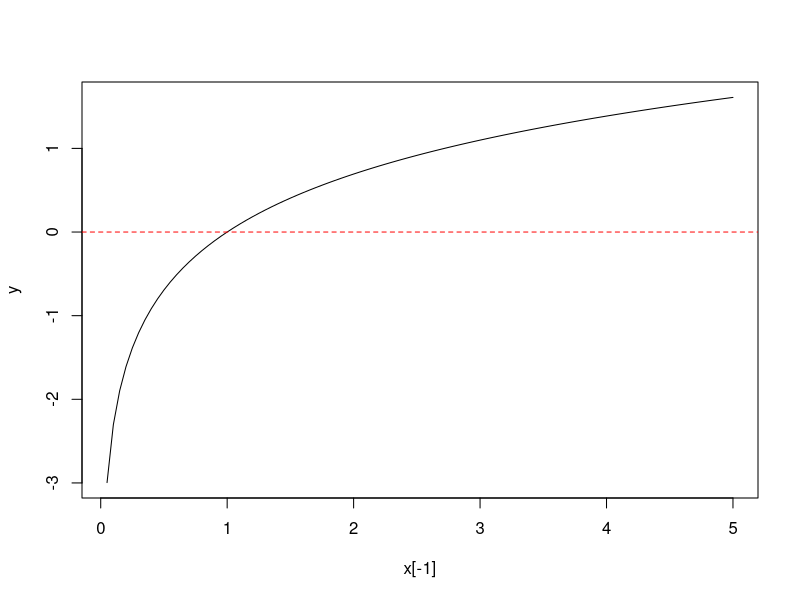

Generate this figure with R:
## ---- chunk 1
#| echo: true
# Vector de pesos observados
pesos_cachama <- c(450.2, 465.1, 440.8, 480.5, 455.0, 470.3)
## ---- chunk 2
#| echo: true
# Extraer el peso del tercer pez evaluado
pesos_cachama[3] 
## ---- chunk 3
#| echo: true
# Extraer los primeros tres pesos (usando el operador de secuencia :)
pesos_cachama[1:3]
## ---- chunk 4
#| echo: true
# Extraer el primer y el quinto peso específicamente
pesos_cachama[c(1, 5)]
## ---- chunk 5
#| echo: true
# Mostrar todos los pesos excepto el segundo
pesos_cachama[-2]

# Excluir los últimos dos pesos usando un vector de negativos
pesos_cachama[-c(5, 6)]
## ---- chunk 6
#| echo: true
# Definimos el rendimiento en un examen para 4 estudiantes
notas <- c(Juan = 4.2, Ana = 4.8, Luis = 3.5, Maria = 4.0)

# Extraer la nota de Ana usando su nombre (entre comillas)
notas["Ana"]

# Extraer notas de varios estudiantes
notas[c("Juan", "Maria")]
## ---- chunk 7
#| echo: true
# Supongamos que hubo un error de transcripción en la primera nota
notas["Juan"] <- 4.5
notas

# Podemos modificar varios a la vez
# Sumar 0.2 a los estudiantes en las posiciones 3 y 4
notas[3:4] <- notas[3:4] + 0.2
notas
## ---- chunk 8
#| echo: true
# Registros diarios de PM10 (microgramos por metro cúbico)
pm10_diario <- c(45.2, 50.1, 48.3, -999.0, 52.4, 49.8, 51.0)

# 1. Identificamos el valor de la anomalía (posición 4)
# 2. Usamos el índice para reemplazar el error con NA (dato faltante)
pm10_diario[4] <- NA
## ---- chunk 9
#| echo: true

# El vector ahora está limpio para cálculos estadísticos
print(pm10_diario)

# Calculamos la media ignorando el NA
mean(pm10_diario, na.rm = TRUE)
## ---- chunk 10
x=c(3,5,1,7,4)
x[c(TRUE,FALSE,TRUE,FALSE,FALSE)]
## ---- chunk 11
sexo=c("M","M","F","M","M","F","F","F","M") 
edad=c(18,15,16,18,17,15,20,19,15) 
## ---- chunk 12
sum(sexo=="M")
sum(sexo=="F")
## ---- chunk 13
mean(edad[sexo=="M"])  
mean(edad[sexo=="F"]) 
mean(edad[sexo!="M"]) 
## ---- chunk 14
sum( (x-mean(x))^2 )/(length(x)-1) 
var(x)
## ---- chunk 15
sum(abs(x-median(x)))/length(x) 
## ---- chunk 16
cos(c(0, pi / 4, pi / 2, pi)) 
## ---- chunk 17
c(3, 4 - 1, 1 + 1 + 1) == 3 
l=c(3, 4 - 1, 1 + 1 + 1) == 3 
class(l)
## ---- chunk 18
1:3 != 3:1 # diferente 
## ---- chunk 19
exp(1:5) < 100 # menor que 
## ---- chunk 20
notas=c(3.5,4.1,2.0,3.0,1.5,4.5,3.9)
mean(notas)
## ---- chunk 21
notas>=mean(notas)
table(notas>=mean(notas))
sum(notas>=mean(notas))
## ---- chunk 22
media=mean(notas)
cont=0
for(i in notas){
if(i>=media){cont=cont+1} 
}
cont
## ---- chunk 23
set.seed(1234)
sexo=sample(c("M","F"),500,replace=TRUE)
n1=sum(sexo=="M")
n2=500-n1
nota=numeric(500)
nota[sexo=="M"]=round( rnorm(n1,3.5,0.5), 1)
nota[sexo=="F"]=round( rnorm(n2,3.5,0.5), 1) 
## ---- chunk 24
sum(sexo=="M")
length(sexo)-sum(sexo=="M")
sum(sexo=="F") 
c("Femeninos"=sum(sexo=="F") , "Masculinos"=sum(sexo=="M")) 
## ---- chunk 25
sexo[sexo=="M"]
sexo[sexo=="F"]
## ---- chunk 26
(1:5) ^ 2 >= 16 # mayor o igual que 
## ---- chunk 27
sqrt(2) ^ 2 == 2 
## ---- chunk 28
sqrt(2) ^ 2-2  # 
## ---- chunk 29
all.equal(sqrt(2) ^ 2, 2)
## ---- chunk 30
all.equal(sqrt(2) ^ 2, 3)
## ---- chunk 31
isTRUE(all.equal(sqrt(2) ^ 2, 3))
## ---- chunk 32
isTRUE(all.equal(sqrt(2) ^ 2, 2))
## ---- chunk 33
c("Can", "you", "can", "a", "can", "as", "a", "canner", "can", "can", "a", "can?"
) == "can"
## ---- chunk 34
c("A", "B", "C", "D") < "C"
## ---- chunk 35
c("a", "b", "c", "d")< "C"
## ---- chunk 36
.x5<-4
#?make.names
x<-1:5
y=6:10
#ls()
print(.x5)
## ---- chunk 37
x + 2 * y - 3
## ---- chunk 38
z<-x + 2 * y - 3
z
## ---- chunk 39
## primera forma 
z<-x + 2 * y - 3;z
## ---- chunk 40
## segunda forma 
( z<-x + 2 * y - 3 )
## ---- chunk 41
5/0
log(0)
sqrt(-2)
## ---- chunk 42
#setwd("~/Library/Mobile #Documents/com~apple~CloudDocs/cursos/estadist#icacomputacional/PresentacionesQmd") 
datos=read.csv2("./datos/ejemplo.csv") 
## ---- chunk 43
datos
## ---- chunk 44
x=pretty(c(0,5),100) 
#x[-1]
y=log(x[-1])
plot(x[-1],y,type='l') 
abline(h=0,col="red",lty=2)
## ---- chunk 45
c(Inf + 5, Inf - 1000, Inf - Inf,Inf+Inf)  
## ---- chunk 46
x=Inf + 5 
y=Inf-1000
x-y
## ---- chunk 47
c(10000 / Inf, Inf / 1, Inf / Inf) 
## ---- chunk 48
c(sqrt(Inf), sin(Inf)) 
## ---- chunk 49
c(log(Inf), log(Inf, base = Inf)) 
## ---- chunk 50
c(NA + 1, NA * 5, NA + Inf)  
## ---- chunk 51
c(NA + NA, NaN + NaN, NaN + NA, NA + NaN)
## ---- chunk 52
x <- c(0, Inf, -Inf, NaN, NA) 
is.finite(x)
## ---- chunk 53
is.infinite(x)
## ---- chunk 54
is.nan(x)
## ---- chunk 55
s=c("M","F","F","F","M") 
sum(s=="F")  
## ---- chunk 56
is.na(x)
z<-c(3,1,NA,7,9,3,NA)
sum(is.na(z))
## ---- chunk 57
mean(na.omit(z))
## ---- chunk 58
mean(z,na.rm=TRUE)
## ---- chunk 59
min(z)
min(z,na.rm=TRUE) 
sum(is.na(z))
## ---- chunk 60
b<-3
if(!b<0){print("b no es Negativo")}
!is.na(z) 
(x <- 1:10 >= 5) 
## ---- chunk 61
x
# negación de x 
!x 
## ---- chunk 62
## TRUE donde  se encuetre un par  
(y <- 1:10 %% 2 == 0) 
# Seleccionar los pares en b  
b<-1:10
b[y]
b[!y]
## ---- chunk 63
z<-c(6,1,4,7,9,8,1,9,7)
# los números pares en z  
z[z%%2==0] 
## ---- chunk 64
min(z)
## ---- chunk 65
min(z)
sum(z==min(z))  
(1:length(z))[z==min(z)]
## ---- chunk 66
# cuantos pares hay en z ? 
sum(z%%2==0) 
## ---- chunk 67
# dónde estan los números pares?
which(c(TRUE,FALSE,FALSE,TRUE,TRUE))  
## ---- chunk 68
which(z%%2==0)
## ---- chunk 69
# en que posición esta el máximo de z 
max(z)
which(z==max(z))  
which.max(z)
## ---- chunk 70
#Cuantos elementos de z son mayores que la media de z?
sum(z>mean(z))
## ---- chunk 71
# en qué posición están los pares 
s<-1:length(z)
s[z%%2==0]
# una forma más eficiente 
which(z%%2==0)
## ---- chunk 72
which(c(TRUE,FALSE,TRUE,TRUE,FALSE))
## ---- chunk 73
z<-c(6,1,4,7,9,8,1,9,7)
which(z%%2==0)
## ---- chunk 74
which(z==9)
## ---- chunk 75
which.max(z)
which.min(z)

which(z==max(z))
which(z==min(z))
## ---- chunk 76
z
z>3 
z<=7
z>3 & z<=7
## ---- chunk 77
z
z<=1 
z>=8
z<=1 | z>=8  
## ---- chunk 78
x
y
# operador &
x & y 
## ---- chunk 79
# operador | 
x
y 
x | y
## ---- chunk 80
# los tres valores lógicos 
x <- c(TRUE, FALSE, NA)  
## ---- chunk 81
xy <- expand.grid(x = x, y = x) # todas 

OpLog=within(
#make the next assignments within xy
xy,
{
x_and_y <- x & y
x_or_y <- x | y
not.y <- !y
not.x <- !x
}
)
## ---- chunk 82
library(knitr) 
kable(OpLog, format = "html", table.attr = "class='striped'") 
## ---- chunk 83
edad=c(20,18,15,19,NA,23,NA)
mean(edad)
mean(na.omit(edad))  
## ---- chunk 84
max(edad,na.rm=TRUE)
min(edad)
## ---- chunk 85
sum(is.na(edad)) 
## ---- chunk 86
edad[5]=median(edad,na.rm=TRUE)  
edad[7]=median(edad,na.rm=TRUE)   
edad
## ---- chunk 87
edad=c(20,18,15,19,NA,23,NA) 
edad
edad[is.na(edad)]=median(edad,na.rm=TRUE)  
edad
## ---- chunk 88
no_trues<-c(FALSE,FALSE,FALSE) 
algun_true<-c(FALSE,TRUE,FALSE) 
todos_true<-c(TRUE,TRUE,TRUE)
## ---- chunk 89
any(no_trues) 
any(algun_true)
any(todos_true) 
## ---- chunk 90
all(no_trues) 
all(algun_true)
all(todos_true)  
## ---- chunk 91
# averiguar si hay algún par 
v=c(3,5,7,9,6) 
v%%2==0
any(v%%2==0)
## ---- chunk 92
if(any(v%%2==0)){
    cat("Hay algún número par en el vector  ")
}else{
    cat("No hay número par en el vector  ") 
}
## ---- chunk 93
# averiguar si todos son impares 
v=c(3,5,7,9,8) 
v%%2!=0 
all(v%%2!=0) 
## ---- chunk 94
any(no_trues)
any(algun_true)
any(todos_true)
## ---- chunk 95
#log(-3)
#sqrt(-4)
x=c(4,7,-4,1)  
log(x) 
## ---- chunk 96
edad=c(20,18,15,19,NA,23,NA)  
any(is.na(edad))
## ---- chunk 97
n=1:5
any(is.na(n))
## ---- chunk 98
all(!is.na(n)) 
## ---- chunk 99
z<-c(5,7,1,7,3)
# hay algun par en z ? 
any(z%%2==0)
## ---- chunk 100
all(no_trues)
all(algun_true)
## ---- chunk 101
all(todos_true)
# todos los elementos de z son impares ?
all(!z%%2==0)
## ---- chunk 102
a=c(6,9,7,3,6,7,9,6,3,6,6,7,1,9,1)
## ---- chunk 103
a==6
sum(a==6)
## ---- chunk 104
a>=6
sum(a>=6)
## ---- chunk 105
a<6+2
sum(a<6+2)
## ---- chunk 106
a!=6
sum(a!=6)
## ---- chunk 107
which(a==6)
